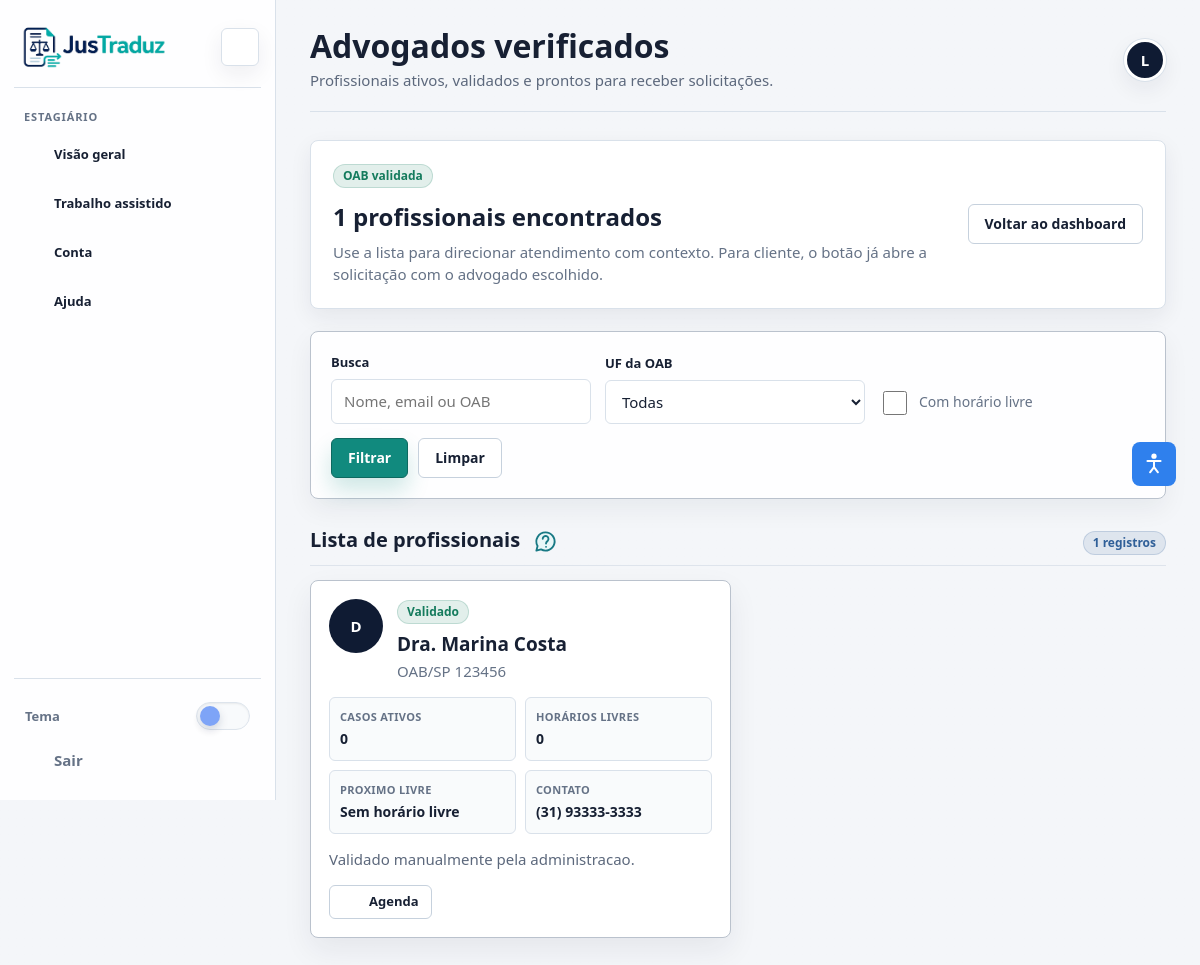
The page /frontend/lista-advogados.php (signed in) on the database its author committed.
### tables this page shows
CREATE TABLE IF NOT EXISTS users (
    id INT AUTO_INCREMENT PRIMARY KEY,
    organization_id INT NULL,
    nome VARCHAR(100) NOT NULL,
    email VARCHAR(100) UNIQUE NOT NULL,
    senha VARCHAR(255) NOT NULL,
    tipo ENUM('cliente', 'advogado', 'estagiario', 'admin') NOT NULL,
    
    oab VARCHAR(20),
    oab_uf VARCHAR(10),
    oab_status VARCHAR(50),
    oab_rejection_reason TEXT NULL,
    oab_submitted_at DATETIME NULL,
    oab_validated_at DATETIME NULL,
    oab_validated_by INT NULL,
    oab_parametro TEXT,
    oab_verificado BOOLEAN DEFAULT FALSE,

     
    oab_tipo VARCHAR(50),
    status_cna ENUM('pendente', 'verificado', 'invalido', 'nao_encontrado') DEFAULT 'pendente',
    cna_validado_em DATETIME NULL,
    cna_origem VARCHAR(50) NULL,
    cna_payload_cache TEXT NULL,
    cna_ultimo_erro TEXT NULL,
    cna_tentativas INT DEFAULT 0,
    
    telefone VARCHAR(25),
    cpf VARCHAR(14),
    foto_perfil VARCHAR(255),
    google_sub VARCHAR(255) UNIQUE,
    google_picture VARCHAR(255),
    google_linked_at DATETIME NULL,
    provider VARCHAR(30) NULL,
    profile_completed BOOLEAN DEFAULT TRUE,
    email_verified_at DATETIME NULL,
    deletion_requested_at DATETIME NULL,
    deletion_scheduled_at DATETIME NULL,
    status ENUM('ativo','inativo') DEFAULT 'ativo',
    created_at TIMESTAMP DEFAULT CURRENT_TIMESTAMP,
    updated_at DATETIME NULL DEFAULT NULL ON UPDATE CURRENT_TIMESTAMP,
    INDEX idx_users_tipo_status (tipo, status),
    UNIQUE KEY uniq_users_cpf (cpf),
    INDEX idx_users_oab_status (oab_status),
    INDEX idx_users_organization (organization_id),
    INDEX idx_users_provider (provider),
    INDEX idx_users_google_sub (google_sub),
    INDEX idx_users_deletion_schedule (deletion_scheduled_at),
    CONSTRAINT fk_users_organization FOREIGN KEY (organization_id) REFERENCES organizations(id) ON DELETE SET NULL,
    FOREIGN KEY (oab_validated_by) REFERENCES users(id) ON DELETE SET NULL
) DEFAULT CHARSET=utf8mb4;

### frontend/lista-advogados.php (called while the page is built)
<?php
require __DIR__ . '/pages/app/lista-advogados.php';

### frontend/app/support/database.php (called while the page is built, shortened)
<?php
function fetch_all(PDO $pdo, string $sql, array $params = []): array
{
    $stmt = $pdo->prepare($sql);
    $stmt->execute($params);
    return $stmt->fetchAll();
}

### frontend/app/support/http.php (called while the page is built, shortened)
<?php
function e(?string $value): string
{
    return htmlspecialchars((string) $value, ENT_QUOTES, 'UTF-8');
}

### backend/app/config/app.php (called while the page is built, shortened)
<?php
function app_base_path(): string
{
    static $basePath = null;
    if ($basePath !== null) {
        return $basePath;
    }
    $scriptName = str_replace('\\', '/', (string) ($_SERVER['SCRIPT_NAME'] ?? ''));
    foreach (['/backend/', '/frontend/'] as $marker) {
        $position = strpos($scriptName, $marker);
        if ($position !== false) {
            $basePath = rtrim(substr($scriptName, 0, $position), '/');
            return $basePath === '/' ? '' : $basePath;
        }
    }
    $basePath = '';
    return $basePath;
}
function app_url(string $path = ''): string
{
    $path = '/' . ltrim($path, '/');
    return app_base_path() . ($path === '/' ? '' : $path);
}

### frontend/app/ui/navigation.php (called while the page is built, shortened)
<?php
function dashboard_url(?string $type = null): string
{
    switch ($type ?? current_user_type()) {
        case 'estagiario':
            return app_url('/frontend/dashboard-estagiario.php');
    }
}

### frontend/app/support/session.php (called while the page is built, shortened)
<?php
function is_logged_in(): bool
{
    return isset($_SESSION['logado']) && $_SESSION['logado'] === true;
}
function current_user_id(): int
{
    return (int) ($_SESSION['id'] ?? 0);
}

### frontend/pages/app/lista-advogados.php (the view, shortened to what this page needs)
<?php
require_once dirname(__DIR__, 2) . '/app/bootstrap.php';
$type = current_user_type();
$q = trim((string) ($_GET['q'] ?? ''));
$onlyAvailable = (string) ($_GET['disponivel'] ?? '') === '1';
$where = ["u.tipo = 'advogado'", "u.status = 'ativo'", 'u.oab_verificado = TRUE'];
$params = [];
$lawyers = fetch_all(
    $pdo,
    "SELECT u.id, u.nome, u.email, u.telefone, u.foto_perfil, u.google_picture, u.oab, u.oab_uf, u.oab_status,
            (SELECT COUNT(*) FROM cases c WHERE c.advogado_id = u.id AND c.status <> 'finalizado') AS active_cases,
            (SELECT COUNT(*) FROM schedule_slots s WHERE s.professional_id = u.id AND s.status = 'livre' AND s.starts_at >= NOW()) AS free_slots,
            (SELECT MIN(s.starts_at) FROM schedule_slots s WHERE s.professional_id = u.id AND s.status = 'livre' AND s.starts_at >= NOW()) AS next_free_at
     FROM users u
     WHERE " . implode(' AND ', $where) . "
     ORDER BY free_slots DESC, active_cases ASC, u.nome ASC",
    $params
);
function directory_datetime(?string $value): string
{
    if (!$value) {
        return 'Sem horário livre';
    }
    return date('d/m/Y H:i', strtotime($value));
}
?>
<!DOCTYPE html>
<html lang="pt-BR">
<head>
  <link rel="stylesheet" href="assets/css/style.css?v=sidebar-open-button-1">
</head>
<body>
  <div class="app-shell">
    <?php render_sidebar($type, 'lista-advogados.php'); ?>
    <main class="app-main">
      <?php render_topbar('Advogados verificados', 'Profissionais ativos, validados e prontos para receber solicitações.', current_user_name()); ?>
      <section class="lawyer-directory-hero">
        <div>
          <span class="badge badge-success">OAB validada</span>
          <h2><?= e((string) count($lawyers)) ?> profissionais encontrados</h2>
          <p>Use a lista para direcionar atendimento com contexto. Para cliente, o botão já abre a solicitação com o advogado escolhido.</p>
        </div>
        <?php if ($type === 'cliente'): ?>
          <a class="btn btn-primary" href="solicitar-ajuda.php"><?= icon_svg('help') ?> Solicitar ajuda aberta</a>
        <?php else: ?>
          <a class="btn btn-outline" href="<?= e(dashboard_url($type)) ?>">Voltar ao dashboard</a>
        <?php endif; ?>
      </section>
      <form class="card admin-filter lawyer-directory-filter" method="get">
        <div class="field">
          <label for="q">Busca</label>
          <input class="input" id="q" name="q" value="<?= e($q) ?>" placeholder="Nome, email ou OAB">
        </div>
        <div class="field">
          <label for="uf">UF da OAB</label>
          <select class="select" id="uf" name="uf">
            <option value="">Todas</option>
          </select>
        </div>
        <label class="checkline directory-check">
          <input type="checkbox" name="disponivel" value="1" <?= $onlyAvailable ? 'checked' : '' ?>>
          <span>Com horário livre</span>
        </label>
        <div class="form-actions">
          <button class="btn btn-primary" type="submit">Filtrar</button>
          <a class="btn btn-outline" href="lista-advogados.php">Limpar</a>
        </div>
      </form>
      <section class="dash-section">
        <div class="dash-section-title">
          <h2>Lista de profissionais</h2>
          <span class="badge badge-info"><?= e((string) count($lawyers)) ?> registros</span>
        </div>
        <?php if (!$lawyers): ?>
          <?= empty_state('Nenhum advogado encontrado para os filtros atuais.') ?>
        <?php else: ?>
          <div class="lawyer-directory-grid">
            <?php foreach ($lawyers as $lawyer): ?>
              <article class="lawyer-directory-card">
                <div class="lawyer-directory-head">
                  <div class="lawyer-avatar lawyer-avatar-large">
                    <span class="avatar-initial"><?= e(strtoupper(substr((string) $lawyer['nome'], 0, 1))) ?></span>
                  </div>
                  <div>
                    <span class="badge badge-success">Validado</span>
                    <h3><?= e($lawyer['nome']) ?></h3>
                    <p><?= $lawyer['oab'] ? 'OAB/' . e($lawyer['oab_uf']) . ' ' . e($lawyer['oab']) : 'OAB informada pelo cadastro' ?></p>
                  </div>
                </div>
                <div class="case-meta-grid lawyer-directory-meta">
                  <div><span>Casos ativos</span><strong><?= e((string) (int) $lawyer['active_cases']) ?></strong></div>
                  <div><span>Horários livres</span><strong><?= e((string) (int) $lawyer['free_slots']) ?></strong></div>
                  <div><span>Proximo livre</span><strong><?= e(directory_datetime($lawyer['next_free_at'] ?? null)) ?></strong></div>
                  <div><span>Contato</span><strong><?= e($lawyer['telefone'] ?: 'Não informado') ?></strong></div>
                </div>
                <p class="text-muted"><?= e($lawyer['oab_status'] ?: 'Profissional ativo e aprovado pela administracao.') ?></p>
                <div class="case-actions">
                  <?php if ($type === 'cliente'): ?>
                    <a class="btn btn-primary btn-sm" href="solicitar-ajuda.php?advogado_id=<?= (int) $lawyer['id'] ?>"><?= icon_svg('help') ?> Solicitar atendimento</a>
                    <?php if ((int) $lawyer['free_slots'] > 0): ?>
                      <a class="btn btn-outline btn-sm" href="agenda.php?professional_id=<?= (int) $lawyer['id'] ?>"><?= icon_svg('calendar') ?> Ver agenda</a>
                    <?php endif; ?>
                  <?php else: ?>
                    <a class="btn btn-outline btn-sm" href="agenda.php?professional_id=<?= (int) $lawyer['id'] ?>"><?= icon_svg('calendar') ?> Agenda</a>
                  <?php endif; ?>
                </div>
              </article>
            <?php endforeach; ?>
          </div>
        <?php endif; ?>
      </section>
    </main>
  </div>
</body>
</html>

### frontend/app/ui/icons.php (shortened to what this page needs)
<?php
function icon_svg(string $name): string
{
    $paths = $icons[$name] ?? $icons['file'];
    return '<svg class="svg-icon" viewBox="0 0 24 24" aria-hidden="true" focusable="false">' . $paths . '</svg>';
}

### frontend/assets/css/onboarding.css (style rules this page uses)
.help-dot .svg-icon { width: 25px; height: 25px; fill: #e9f7f8; stroke: currentColor; stroke-width: 1.8; }

### frontend/assets/css/base.css (style rules this page uses)
:root { --navy: #172033; --navy-2: #24324a; --teal: #118a7e; --teal-2: #0f766d; --mint: #e8f6f4; --bg: #f4f6f9; --surface: #ffffff; --surface-2: #f8fafc; --surface-3: #eef3f8; --line: #d9e1ea; --line-strong: #c6d1dd; --text: #172033; --muted: #657286; --danger: #c2413a; --warning: #a86716; --success: #147b5d; --info: #2f5f98; --shadow: 0 22px 48px rgba(23, 32, 51, .12); --shadow-sm: 0 8px 22px rgba(23, 32, 51, .07); --avatar-bg: #0f1b33; --avatar-text: #ffffff; --avatar-ring: #ffffff; --radius: 8px; --radius-sm: 6px; --font: "Manrope", "Segoe UI", Roboto, Arial, sans-serif; }
* { box-sizing: border-box; }
html { scroll-behavior: smooth; scroll-padding-top: 84px; scrollbar-color: rgba(11, 143, 130, .72) #f1f5f8; scrollbar-width: thin; }
body { margin: 0; min-height: 100vh; background: var(--bg); color: var(--text); font-family: var(--font); font-size: 15px; line-height: 1.55; text-rendering: optimizeLegibility; }
a { color: inherit; text-decoration: none; }
button, input, select, textarea { font: inherit; }
button { cursor: pointer; }
.svg-icon { width: 22px; height: 22px; fill: none; stroke: currentColor; stroke-width: 1.8; stroke-linecap: round; stroke-linejoin: round; }
.btn { display: inline-flex; align-items: center; justify-content: center; min-height: 40px; padding: 0 18px; border-radius: var(--radius-sm); border: 1px solid transparent; font-size: 14px; font-weight: 700; transition: transform .2s ease, box-shadow .2s ease, background-color .2s ease, border-color .2s ease, color .2s ease; }
.btn-sm { min-height: 34px; padding: 0 14px; font-size: 13px; }
.btn-primary { background: var(--teal); color: #fff; border-color: var(--teal); box-shadow: 0 10px 22px rgba(17, 138, 126, .18); }
.btn-outline { background: var(--surface); color: var(--navy); border-color: var(--line-strong); }
.badge { display: inline-flex; align-items: center; border-radius: 999px; padding: 5px 10px; font-size: 12px; font-weight: 800; }
.badge-success { background: rgba(20, 123, 93, .11); color: var(--success); }
.card { background: var(--surface); border: 1px solid var(--line); border-radius: 12px; padding: 22px; box-shadow: 0 1px 0 rgba(23, 32, 51, .02); }
.form-actions { display: flex; }

### frontend/assets/css/auth.css (style rules this page uses)
.checkline { display: flex; align-items: flex-start; gap: 9px; color: var(--muted); font-size: 14px; }
.checkline input { margin-top: 4px; }

### frontend/assets/css/accessibility.css (style rules this page uses)
:root { --floating-a11y-size: 44px; --floating-a11y-gap: 10px; --floating-a11y-right: 24px; --floating-a11y-radius: 8px; }
input[type="checkbox"], input[type="radio"], .social-icon, .help-dot { min-width: 24px; min-height: 24px; }

### rows shown on the page
users: nome "D", nome "Dra. Marina Costa", oab_uf "SP", oab "123456", active_cases "0", free_slots "0", next_free_at "Sem horário livre", telefone "(31) 93333-3333", oab_status "Validado manualmente pela administracao."

### other values the page prints
$label "ESTAGIÁRIO"
$module['label'] "Visão geral"
$module['label'] "Trabalho assistido"
$module['label'] "Conta"
$title "Advogados verificados"
$subtitle "Profissionais ativos, validados e prontos para receber solicitações."
$initial "L"
count($lawyers) "1"
